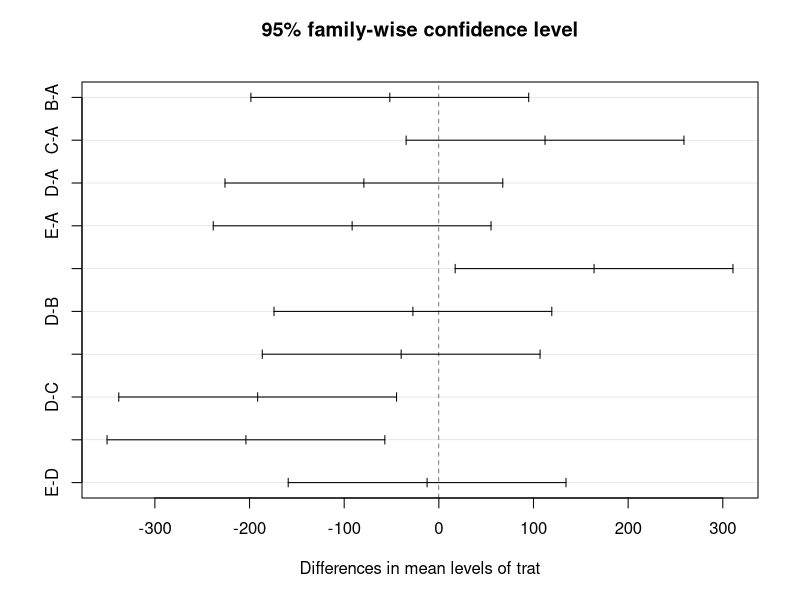

The R source for this figure:
# Configurando pasta de trabalho para fácil acesso aos arquivos
PATH <- "D:/Users/enric/Desktop/Pós Facens/Estatística/Aula 3/Atividade-3/Dados"
setwd(PATH)

# ----------------------------------------------------------------------

# Ex1: Laranja

dados_laranja <- read.csv2("./laranja.csv")
shapiro.test(dados_laranja$prod)
# Teste de shapiro tem P-valor mairo que 5% (10,8%), logo se tem
# distruibuição normal na base de dados pois não se rejeita H0

model_laranja <- aov(prod ~ trat, data=dados_laranja)
summary(model_laranja)
# P-valor da análise de variância está maior que 5% (14,6%)
# então não se rejeita H0, logo a média dos valores se
# mantém constante entre as amostras.

# ----------------------------------------------------------------------

# Ex2: Cana

dados_cana <- read.csv2("./cana.csv")
shapiro.test(dados_cana$prod)
# Teste de shapiro tem P-valor maior que 5% (54,67%), logo se tem
# distruibuição normal na base de dados pois não se rejeita H0

model_cana <- aov(prod ~ trat, data=dados_cana)
summary(model_cana)
# P-valor da análise de variância está menor que 5% (0,3%)
# então se rejeita H0, logo existe diferença na média dos valores
# entre as amostras.

posthoc_cana <- TukeyHSD(model_cana, 'trat', conf.level = 0.95)
posthoc_cana
plot(posthoc_cana)
# Utilizando o teste de Tukey é possível concluir que o tratamento C
# da cana-de-açúcar possui a maior diferença entre os pares de valores
# C - B ; D - C ; E - C, pois possuem módulo da diferença com um valor
# maior que os demais, e isso se comprova verdadeiro ao vermos que o 
# P-valor desses pares apresentam valores menores que 5%

# ----------------------------------------------------------------------

# Ex3: Bezerro

dados_bezerro <- read.csv2("./bezerro.csv")
shapiro.test(dados_bezerro$Peso)
# Teste de shapiro tem P-valor maior que 5% (88,5%), logo se tem
# distruibuição normal na base de dados pois não se rejeita H0

model_bezerro <- aov(Peso ~ Raca, data=dados_bezerro)
summary(model_bezerro)
# P-valor da análise de variância está maior que 5% (20%)
# então não se rejeita H0, logo a média dos valores se
# mantém constante entre as amostras.

# ----------------------------------------------------------------------

# Ex4: Espinafre

dados_espinafre <- read.csv2("./espinafre.csv")
shapiro.test(dados_espinafre$Comprimento.raiz)
# Teste de shapiro tem P-valor menor que 5% (0,6312%), valor menos que 5%
# então se rejeita H0 pois a base de dados não apresenta
# distribuição normal

kruskal.test(Comprimento.raiz ~ as.factor(Tratamento),
             data=dados_espinafre)
# P-valor do teste de Kruskal-Wallis é maior que 5% (96,29%)
# logo, não se rejeita H0, e não existe diferença significativa entre
# a média das amostras testadas

# ----------------------------------------------------------------------